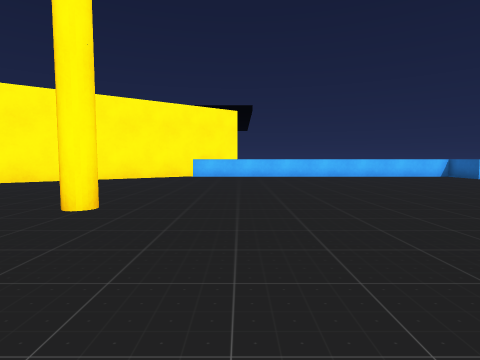
View 1 (above)

16 first-person views from a walk through a Unity game level. The camera is 0.72 m above the floor, tilts 4° down and sees 80° across. The floor is counted in squares, 1 m on a side. Each view is taken from the middle of a square. On the plan, view 1 faces up. The plan holds only what a view shows up to about 10 squares ahead; the rest is blank. The place goes on beyond the plan.

View 2
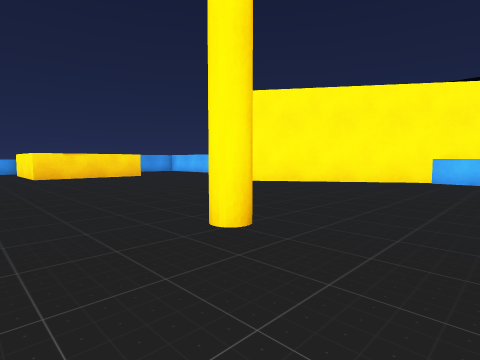

View 3
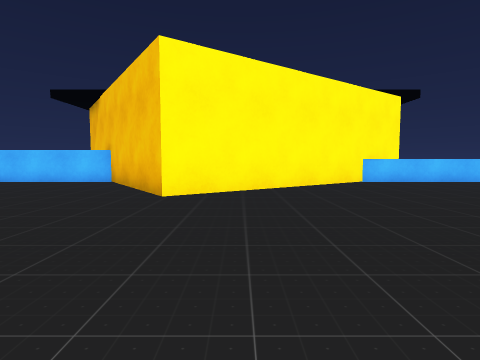

View 4
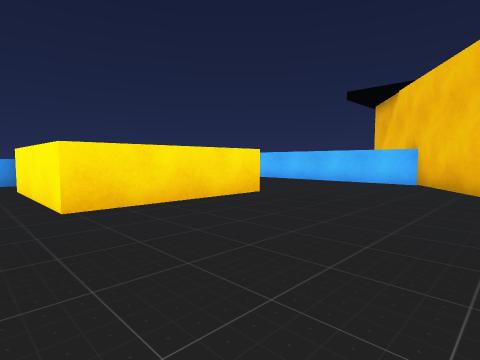

View 5
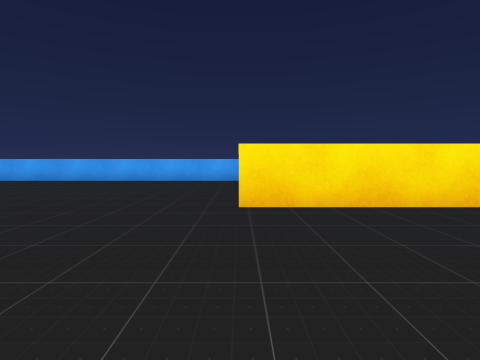

View 6
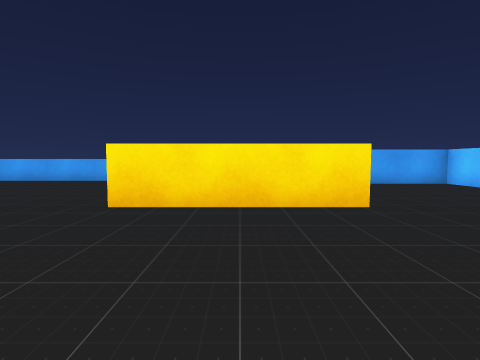

View 7
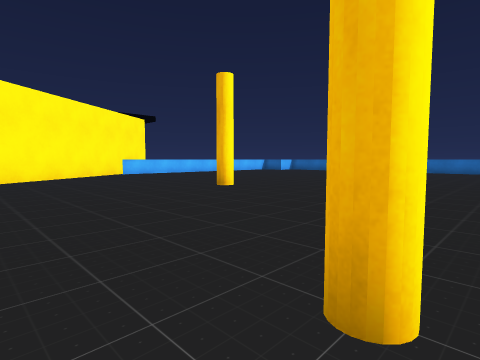

View 8
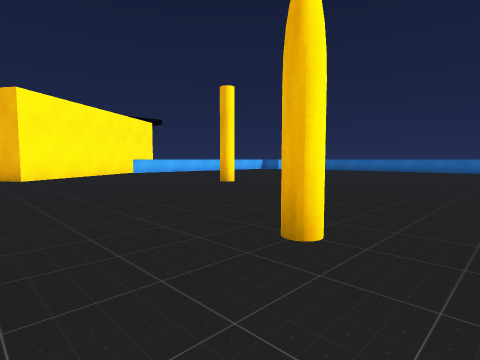

View 9
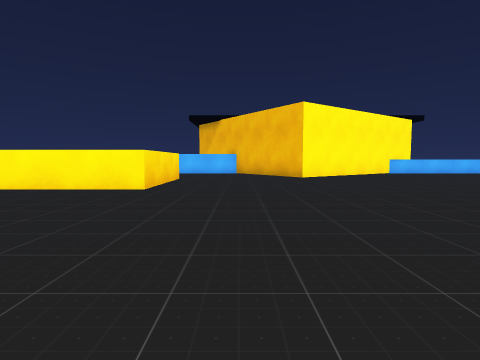

View 10
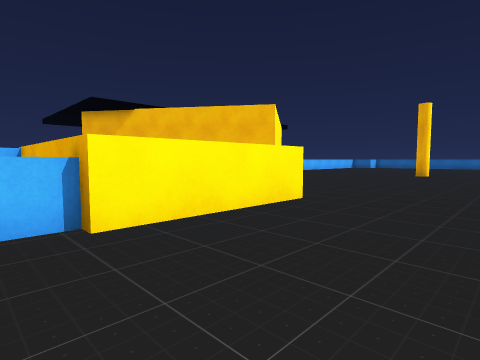

View 11
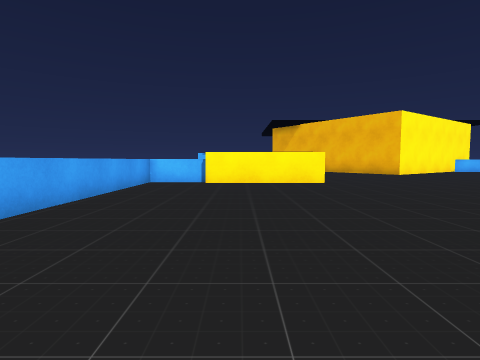

View 12
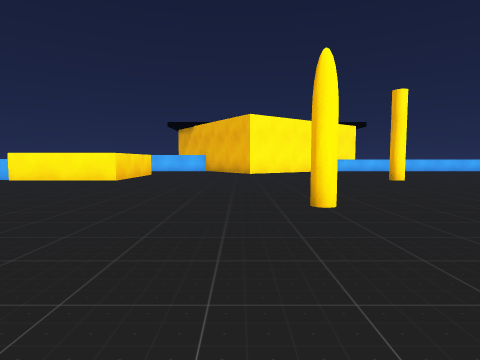

View 13
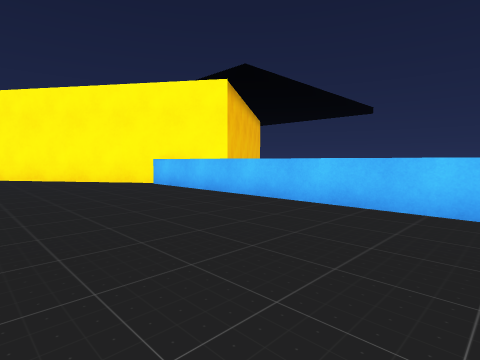

View 14
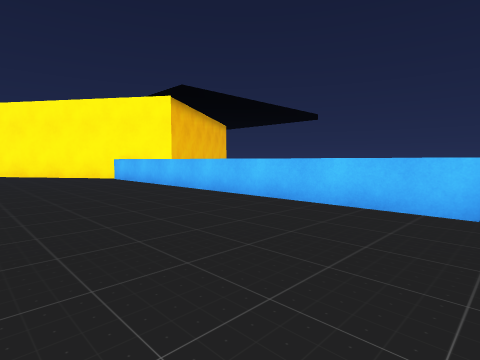

View 15
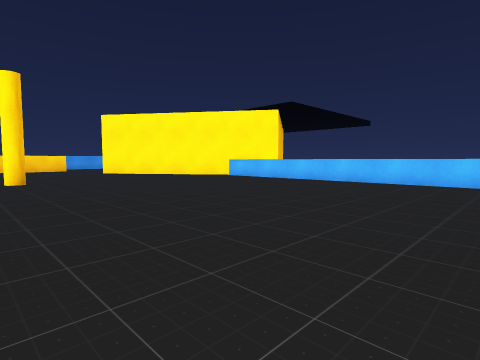

View 16
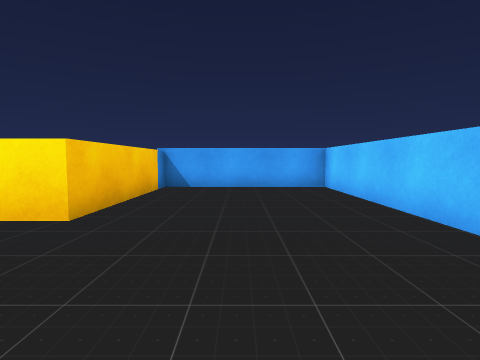

### Floor plan
Key: @ floor where view 1 was taken; # wall or solid block; . floor; C cylinder; O other object.
Columns run from 18 left of view 1 to 9 right of it. Each row starts with its distance up from view 1.
 13                 ##
 12  #########    ##############
 11  #.......##  ##.............
 10  #........####..............
  9  #........##................
  8  #OOOO......................
  7   O  O.....................
  6   O  O.....................
  5   O  O.....................
  4 #.OOOO..........C..........
  3 #..........................
  2 #....................
  1 #...................
  0 #.................@....
 -1 #......................
 -2 #..........#..........
 -3 #..... ........
 -4 # ...   .....
 -5    .     ...
 -6           .

Positions as (right, up) in squares from view 1, and headings:
1: (0, 0), facing up
2: (0, 2), facing up-left
3: (-6, 3), facing up
4: (-8, 3), facing up-left
5: (-8, 4), facing left
6: (-8, 6), facing left
7: (-8, -2), facing up-right
8: (-9, -3), facing up-right
9: (-10, -3), facing up
10: (-17, 1), facing up-right
11: (-15, -5), facing up
12: (-8, -6), facing up
13: (6, 8), facing up-left
14: (9, 8), facing up-left
15: (8, 3), facing up-left
16: (-9, 10), facing left
